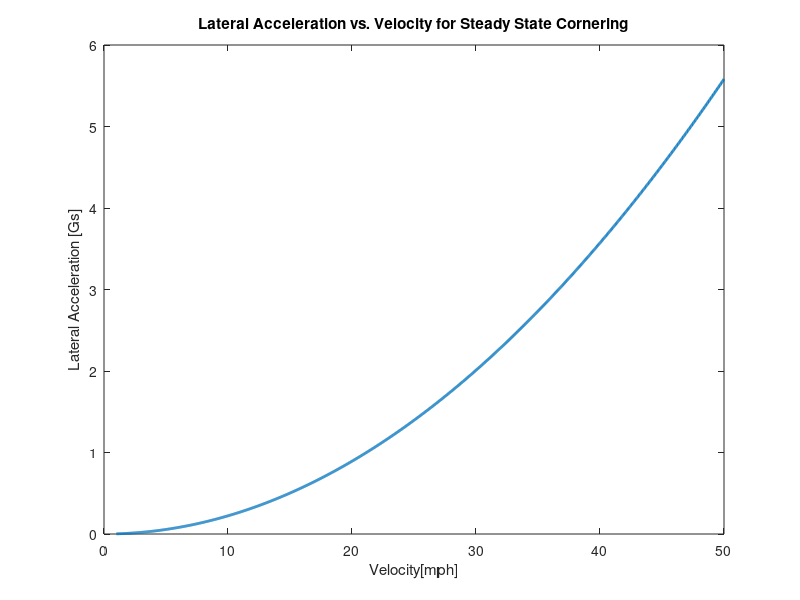
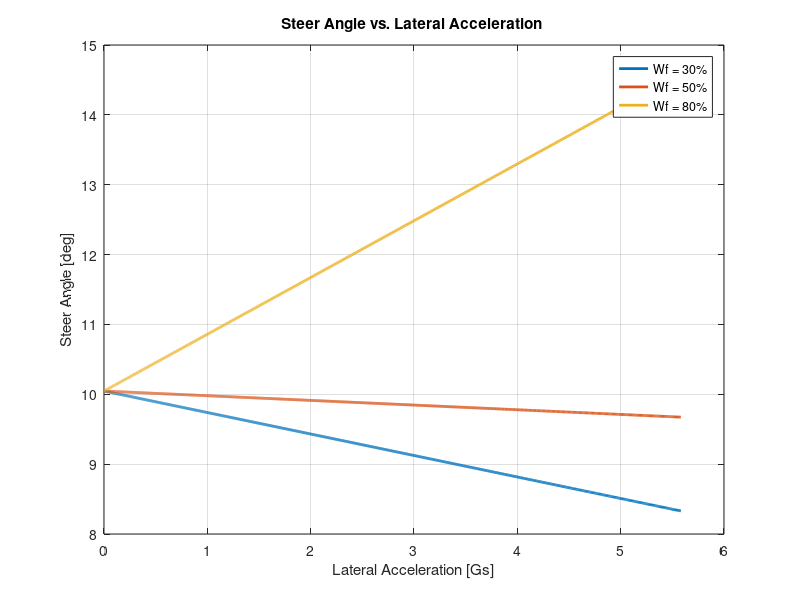
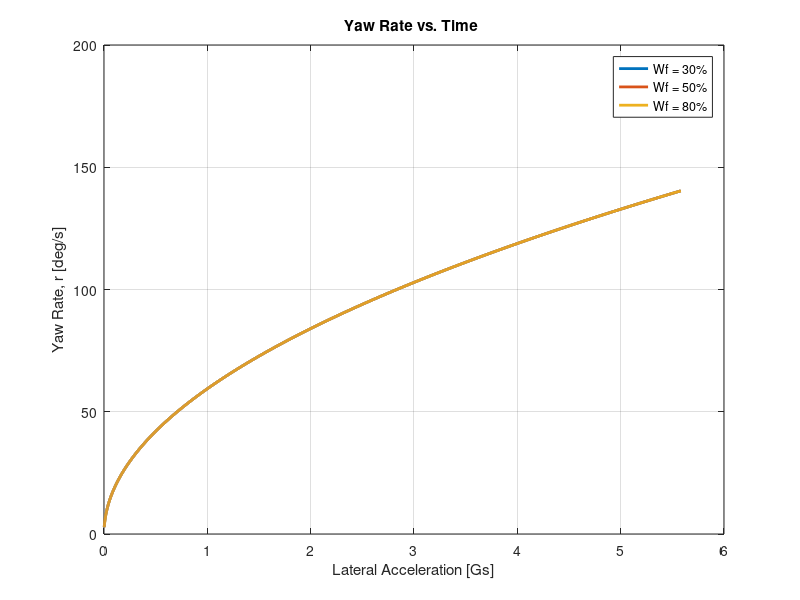
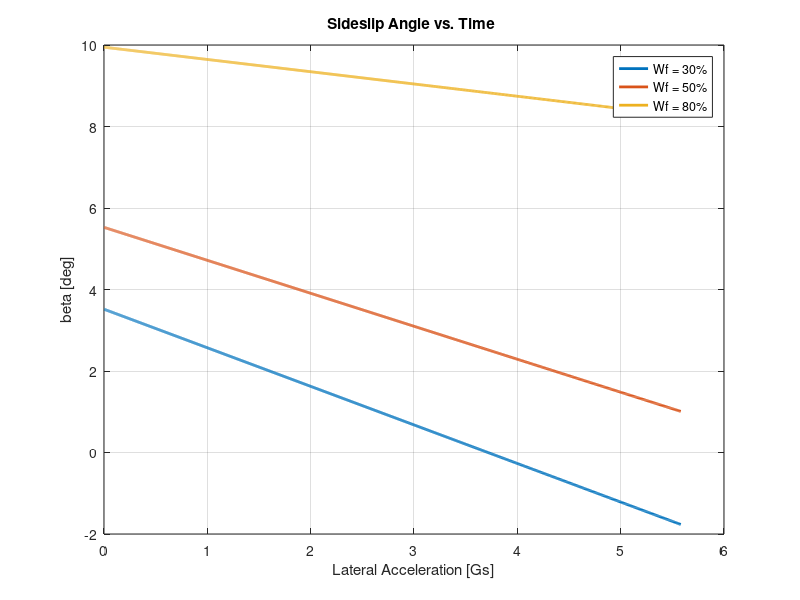

These figures' MATLAB source, in order:
% RVD Project Deliverable 4

%**************Change Weight Distribution Only*****************************

Wf = [0.35,0.55,0.99]; % Front Weight Distribution 

%==========================================================================
m = 287; % Mass [kg]
Iz = 61; % Yaw Inertia [kg*m^2]
l = 1.6; % Wheelbase [m]
Ff = Wf*m*9.81; % Front Load [N]
Fr = (1-Wf)*m*9.81; % Rear Load [N]

% Calculate Front and Rear Cornering Stiffness
Cf = 2.0*((-0.01.*abs(Ff).^2)+ 53.*abs(Ff) + 1670);
Cr = 1.7*((-0.01.*abs(Fr).^2)+ 53.*abs(Fr) + 1670);

V = 40*0.44704;% Velocity[m/s]
V_amph = linspace(1,50,1201);% Velocity Gradient [mph]
Va = V_amph'*0.44704;% Velocity Gradient [m/s]
R = 9.125; % Turning Radius [m]
%% Deliverable 1

ay = (Va.^2)./R;% Lateral Acceleration gradient [m/s^2]
figure(1)
plot(V_amph,ay/9.81,'linew',2)
title('Lateral Acceleration vs. Velocity for Steady State Cornering')
xlabel('Velocity[mph]'),ylabel('Lateral Acceleration [Gs]')

%% Deliverable 2

% Front and Rear Wheel Base
lr = Wf.*l;
lf = l - lr;
% Lateral Force Derivatives (Y->beta,r,delta)
Ybeta = -(Cr+Cf);
Yr = (Cr.*lr-Cf.*lf)./Va;
Ydelta = Cf;
% Yaw Moment Derivatives (N->beta,r,delta)
Nbeta = (Cr.*lr-Cf.*lf);
Nr = -(Cf.*lf.^2 + Cr.*lr.^2)./Va;
Ndelta = Cf.*lf;

% Understeer Gradient
UG = (m/l).*(Cr.*lr - Cf.*lf)./(Cr.*Cf);

% State Space: Intial Parameters
dt = 0.01;
t = linspace(0,12,1201);
N = length(t); % Number of Data Points

% Initialize Slip Angle,Beta,and r 
a_f = zeros(N,length(Wf));
a_r = zeros(N,length(Wf));
beta_star = zeros(N,length(Wf));
r_star = zeros(N,length(Wf));
delta_star = zeros(N,length(Wf));
for i=1:3
% Calculating Delta
delta_star(:,i) = (l/R)+UG(i).*ay;    

% Calculating r
r_star(:,i) = delta_star(:,i).*(Nbeta(i).*Ydelta(i)-Ndelta(i).*Ybeta(i))./...
(Nr(:,i).*Ybeta(i)-Nbeta(i).*Yr(:,i)+Nbeta(i)*m.*Va);

% Calculating Beta
beta_star(:,i) = delta_star(:,i).*((Ndelta(i).*(Yr(:,i)-m.*Va)-Ydelta(i).*Nr(:,i)))./...
(Nr(:,i).*Ybeta(i)-Nbeta(i).*Yr(:,i)+Nbeta(i)*m.*Va);

% Calculation alpha
a_f(:,i) = beta_star(:,i) + ((r_star(:,i).*lf(i))./Va)-delta_star(:,i);% Slip Angle Alpha Front
a_r(:,i) = beta_star(:,i) - ((r_star(:,i).*lr(i))./Va); % Slip Angle Alpha Rear
end


figure(2)
plot(ay/9.81,delta_star(:,1)*(180/pi),'linew',2)
hold on
plot(ay/9.81,delta_star(:,2)*(180/pi),'linew',2)
plot(ay/9.81,delta_star(:,3)*(180/pi),'linew',2)
hold off
title('Steer Angle vs. Lateral Acceleration ')
xlabel('Lateral Acceleration [Gs]'),ylabel('Steer Angle [deg]')
legend('Wf = 30%','Wf = 50%','Wf = 80%')
grid on

figure(3)
plot(ay/9.81,r_star(:,1)*(180/pi),'linew',2)
hold on
plot(ay/9.81,r_star(:,2)*(180/pi),'linew',2)
plot(ay/9.81,r_star(:,3)*(180/pi),'linew',2)
hold off
xlabel('Lateral Acceleration [Gs]')
ylabel('Yaw Rate, r [deg/s]')
title('Yaw Rate vs. Time ')
legend('Wf = 30%','Wf = 50%','Wf = 80%')
grid on
% 
figure(4)
plot(ay/9.81,beta_star(:,1)*(180/pi),'linew',2)
hold on
plot(ay/9.81,beta_star(:,2)*(180/pi),'linew',2)
plot(ay/9.81,beta_star(:,3)*(180/pi),'linew',2)
hold off
xlabel('Lateral Acceleration [Gs]')
ylabel('beta [deg]')
title('Sideslip Angle vs. Time ')
legend('Wf = 30%','Wf = 50%','Wf = 80%')
hold off
grid on
% % 
figure(5)
plot(ay/9.81,a_f(:,1)*(180/pi),'linew',2)
hold on
plot(ay/9.81,a_f(:,2)*(180/pi),'linew',2)
plot(ay/9.81,a_f(:,3)*(180/pi),'linew',2)
hold off
title('Steady-State Front Sideslip Angle vs. Lateral Acceleration')
xlabel('Lateral Acceleration [Gs]'),ylabel('Alpha[deg]')
legend('a_f,Wf = 30%','a_f,Wf = 50%','a_f,Wf = 80%')
      
grid on 
figure(6)
plot(ay/9.81,a_r(:,1)*(180/pi),'linew',2)
hold on
plot(ay/9.81,a_r(:,2)*(180/pi),'linew',2)
plot(ay/9.81,a_r(:,3)*(180/pi),'linew',2)
hold off
title('Steady-State Rear Sideslip Angle vs. Lateral Acceleration')
xlabel('Lateral Acceleration [Gs]'),ylabel('Alpha[deg]')
legend('a_r,Wf = 30%','a_r,Wf = 50%','a_r,Wf = 80%')
grid on

%% Deliverable 3
alpha_sat = 3*pi/180; % [rad]
tol = .00005;

sat_accel = zeros(2,length(Wf));% Saturation Acceleration
f_sat_accel = zeros(1,length(Wf));% Ruling Saturation Acceleration
CV = zeros(1,length(Wf));% Cornering Velocity
for i=1:3
    
  saf = find(abs(a_f(:,i)) > (alpha_sat-tol) & ...
             abs(a_f(:,i)) < (alpha_sat+tol));% Subindices Alpha Front 
  sar = find(abs(a_r(:,i)) > (alpha_sat-tol) & ...
             abs(a_r(:,i)) < (alpha_sat+tol)); % Subindices Alpha Rear 
  sat_accel(:,i) = [ay(saf);ay(sar)]; % Saturation Acceleration [m/s^2]
  f_sat_accel(:,i) = min(sat_accel(:,i));% Ruling Saturation Acceleration [m/s^2]
  CV(:,i) = sqrt(f_sat_accel(:,i)*R);% Cornering Velocity [m/s]
end
